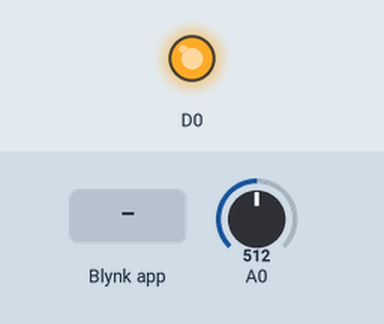
This sketch was run on a simulated ESP8266 (NodeMCU). Shown: output pins drawn as LEDs (lit = HIGH). The inputs (shaded band) are chosen by the test bench; at power-on: A0 = 512. WiFi joins after 1.5 s; servers stay silent unless stated.

Above: at 3.0 s.
3.1 s: Blynk app writes 1 to V0
At 4.5 s:
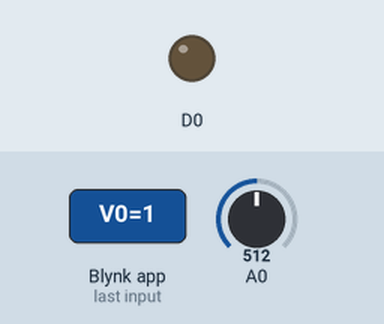
5.3 s: Blynk app writes 0 to V0
At 5.6 s:
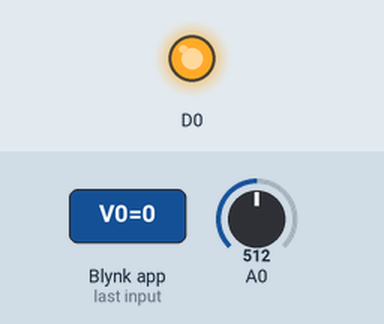
6.8 s: Blynk app writes 200 to V0
At 8.1 s:
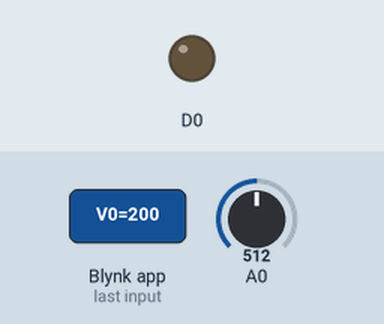
Timing chart, 0 to 9.8 s (numbered marks = the images above; inputs shaded):
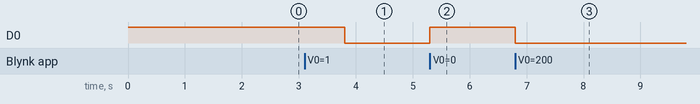

Measured:
- after the input at 3.1 s, D0: HIGH → LOW after 0.70 s
- after the input at 5.3 s, D0: LOW → HIGH at once
- after the input at 6.8 s, D0: HIGH → LOW at once

The sketch:

DIYofThings-LineNotifyWashingMachine.ino
```cpp
#define BLYNK_PRINT Serial

#include <ESP8266WiFi.h>
#include <BlynkSimpleEsp8266.h>

// library ส่ง line ฝีมือคนไทย
// https://github.com/TridentTD/TridentTD_LineNotify
#include <TridentTD_LineNotify.h>

// กำหนด line token
#define LINE_TOKEN  "xxxxxxxxxxxxxxxxxxxxxxxxxxxxxxxx"

// กำหนด Blynk Config
char auth[] = "xxxxxxxxxxxxxxxxxxxxxxxxxxxxxxxx";
char ssid[] = "xxxxx";
char pass[] = "xxxxx";

WidgetLED led_status(V1);
BlynkTimer timer;
int washingMonitor;

BLYNK_WRITE(V0)
{
  if(param.asInt())
  {
    if(!timer.isEnabled(washingMonitor))
    {
      timer.enable(washingMonitor);
    }
  }
  else
  {
    timer.disable(washingMonitor);
    led_status.off();
    digitalWrite(D0,HIGH);
  }
}

void check_washingStatus()
{
  if(analogRead(A0) < 900)
  {
    led_status.on();
    digitalWrite(D0,LOW);
  }
  else
  {
    led_status.off();
    digitalWrite(D0,HIGH);
    Blynk.virtualWrite(V0,0);
    LINE.notifySticker("ซักผ้าเสร็จแล้วจร้าาา ไปตากด้วยนะ ^^ ", 1, 2);
    timer.disable(washingMonitor);
  }
}

void setup()
{
  // Debug console
  Serial.begin(9600);

  pinMode(D0,OUTPUT);
  digitalWrite(D0,HIGH);

  Blynk.begin(auth, ssid, pass);
  LINE.setToken(LINE_TOKEN);
  washingMonitor = timer.setInterval(1000L,check_washingStatus);
  timer.disable(washingMonitor);
}

void loop()
{
  Blynk.run();
  timer.run();
}
```
